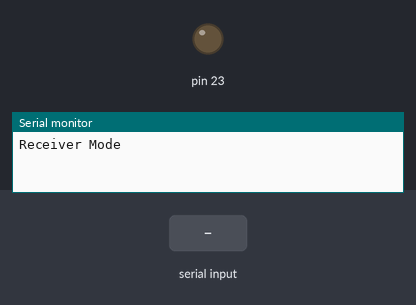
Simulated run of this sketch. Board: Arduino Mega 2560, built with avr-gcc and run on an emulated ATmega2560. On the bench: output pins drawn as LEDs (lit = HIGH), the last lines printed to the serial monitor. Inputs (shaded band) come from the test bench.

Above: at 1.2 s.
1.3 s: "1\n" received over Serial
At 2.41 s:
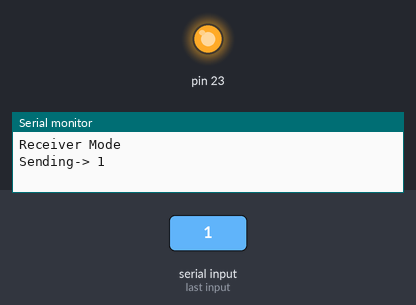
4.3 s: "0\n" received over Serial
Timing chart, 0 to 10.7 s (numbered marks = the images above; inputs shaded):
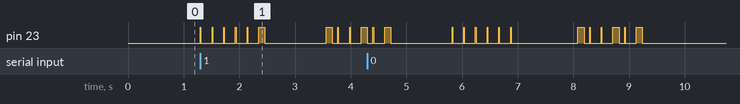

The sketch:

SWC.ino
```cpp
class Single_Wire_Comms {
  private:

    int KJTP[39][6] = {
      {0,0,0,0,0,0}, {0,0,0,0,0,1}, {0,0,0,0,1,0}, {0,0,0,0,1,1},
      {0,0,0,1,0,0}, {0,0,0,1,0,1}, {0,0,0,1,1,0}, {0,0,0,1,1,1},
      {0,0,1,0,0,0}, {0,0,1,0,0,1}, {0,0,1,0,1,0}, {0,0,1,0,1,1},
      {0,0,1,1,0,0}, {0,0,1,1,0,1}, {0,0,1,1,1,0}, {0,0,1,1,1,1},
      {0,1,0,0,0,0}, {0,1,0,0,0,1}, {0,1,0,0,1,0}, {0,1,0,0,1,1},
      {0,1,0,1,0,0}, {0,1,0,1,0,1}, {0,1,0,1,1,0}, {0,1,0,1,1,1},
      {0,1,1,0,0,0}, {0,1,1,0,0,1}, {0,1,1,0,1,0}, {0,1,1,0,1,1},
      {0,1,1,1,0,0}, {0,1,1,1,0,1}, {0,1,1,1,1,0}, {0,1,1,1,1,1},
      {1,0,0,0,0,0}, {1,0,0,0,0,1}, {1,0,0,0,1,0}, {1,0,0,0,1,1},
      {1,0,0,1,0,0}, {1,0,0,1,0,1}
    };

    char KJIP[39] = {
      '0','1','2','3','4','5','6','7','8','9',
      'a','b','c','d','e','f','g','h','i','j',
      'k','l','m','n','o','p','q','r','s','t',
      'u','v','w','x','y','z',' ','\n'
    };

    uint8_t RTX_PIN;
    uint8_t ledpin;

    void sendChar(char c) {
      pinMode(RTX_PIN,OUTPUT);
      for (int i = 0; i < 39; i++) {
        if (KJIP[i] == c) {
          int* bits = KJTP[i];
          Serial.print(c);
          for (int j = 0; j < 6; j++) {
            digitalWrite(23, HIGH);
            delay(10);

            digitalWrite(23, bits[j] ? HIGH : LOW);
            delay(100);

            digitalWrite(23, LOW);
            delay(100);
          }
          return;
        }
      }

      Serial.print("Character not supported: ");
      Serial.println(c);
    }

    void receive() {
      pinMode(RTX_PIN, INPUT);
      uint8_t msg[6];
      bool sent=1;
      bool rec=1;
      while (1) {
        for (int i = 0; i < 6; i++) {
          while (digitalRead(RTX_PIN) != HIGH){
            if (Serial.available()) {
              if (sent){
                Serial.print("Sending-> ");
                sent=0;
              }
              char c = Serial.read();
              sendChar(c);
              delay(1000);
            }
          }

          delay(50);

          // Read actual bit
          msg[i] = digitalRead(RTX_PIN);

          // Wait for bit to end (optional)
          delay(100);
        }

        // Decode bits into character
        bool matched = false;
        for (int j = 0; j < 39; j++) {
          bool match = true;
          for (int k = 0; k < 6; k++) {
            if (msg[k] != KJTP[j][k]) {
              match = false;
              break;
            }
          }


          if (match) {
            Serial.print(KJIP[j]);
            matched = true;
            break;
          }
        }

        if (!matched) {
          Serial.println("Unknown pattern received.");
        }


        break;
      }
    }


  public:
    void initialize(uint8_t pin, uint8_t lp, uint32_t baud_rate) {
      RTX_PIN = pin;
      ledpin = lp;
      Serial.begin(baud_rate);
      Serial.println("Receiver Mode");
    }

    void start() {
      receive();
    }
};

Single_Wire_Comms SWC;

void setup() {
  SWC.initialize(23, 2, 115200);
}

void loop() {
  SWC.start();
  delay(500);
}
```
